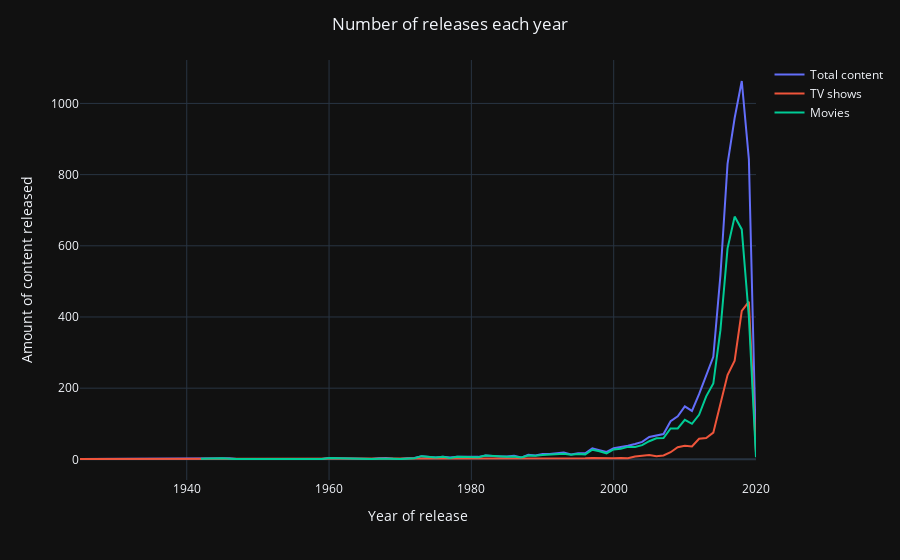

The notebook cell this image was saved under:
### Code cell
df_years=df.groupby('release_year')['Count'].sum().reset_index()

fig5=px.line(df_years,x='release_year',y='Count',labels={'release_year':'Year of release','Count':'Amount of content released'})
fig5.update_traces(name='Total content',showlegend=True)
fig5.add_scatter(name='TV shows',x=df_tv_years['release_year'], y=df_tv_years['Count'], mode='lines')
fig5.add_scatter(name='Movies',x=df_mov_years['release_year'], y=df_mov_years['Count'], mode='lines')
fig5.update_layout(title='Number of releases each year',title_x=0.5,template='plotly_dark')

### Figure 1 — Plotly figure (JSON) as saved in the notebook; plotly's stock layout.template omitted (floating-point values rounded to 4 significant figures)
{"data": [{"hovertemplate": "Year of release=%{x}<br>Amount of content released=%{y}<extra></extra>", "legendgroup": "", "line": {"color": "#636efa", "dash": "solid"}, "mode": "lines", "name": "Total content", "showlegend": true, "type": "scatter", "x": [1925, 1942, 1943, 1944, 1945, 1946, 1947, 1954, 1955, 1956, 1958, 1959, 1960, 1962, 1963, 1964, 1965, 1966, 1967, 1968, 1969, 1970, 1971, 1972, 1973, 1974, 1975, 1976, 1977, 1978, 1979, 1980, 1981, 1982, 1983, 1984, 1985, 1986, 1987, 1988, 1989, 1990, 1991, 1992, 1993, 1994, 1995, 1996, 1997, 1998, 1999, 2000, 2001, 2002, 2003, 2004, 2005, 2006, 2007, 2008, 2009, 2010, 2011, 2012, 2013, 2014, 2015, 2016, 2017, 2018, 2019, 2020], "xaxis": "x", "y": [1, 2, 3, 3, 3, 3, 1, 1, 1, 1, 2, 1, 4, 3, 1, 1, 2, 1, 3, 4, 2, 1, 3, 4, 9, 8, 5, 7, 5, 7, 7, 7, 7, 11, 9, 8, 8, 10, 5, 13, 11, 15, 15, 16, 19, 14, 17, 17, 31, 26, 21, 31, 34, 38, 43, 49, 63, 68, 71, 107, 121, 149, 136, 183, 237, 288, 517, 830, 959, 1063, 843, 25], "yaxis": "y"}, {"mode": "lines", "name": "TV shows", "type": "scatter", "x": [1925, 1946, 1963, 1967, 1968, 1972, 1974, 1977, 1979, 1981, 1985, 1986, 1988, 1989, 1990, 1991, 1992, 1993, 1994, 1995, 1996, 1997, 1998, 1999, 2000, 2001, 2002, 2003, 2004, 2005, 2006, 2007, 2008, 2009, 2010, 2011, 2012, 2013, 2014, 2015, 2016, 2017, 2018, 2019, 2020], "y": [1, 1, 1, 1, 1, 1, 1, 1, 1, 1, 1, 2, 2, 1, 3, 1, 2, 3, 1, 2, 3, 4, 3, 4, 3, 4, 3, 8, 9, 12, 9, 11, 20, 34, 38, 36, 58, 60, 75, 154, 237, 277, 417, 443, 19]}, {"mode": "lines", "name": "Movies", "type": "scatter", "x": [1942, 1943, 1944, 1945, 1946, 1947, 1954, 1955, 1956, 1958, 1959, 1960, 1962, 1964, 1965, 1966, 1967, 1968, 1969, 1970, 1971, 1972, 1973, 1974, 1975, 1976, 1977, 1978, 1979, 1980, 1981, 1982, 1983, 1984, 1985, 1986, 1987, 1988, 1989, 1990, 1991, 1992, 1993, 1994, 1995, 1996, 1997, 1998, 1999, 2000, 2001, 2002, 2003, 2004, 2005, 2006, 2007, 2008, 2009, 2010, 2011, 2012, 2013, 2014, 2015, 2016, 2017, 2018, 2019, 2020], "y": [2, 3, 3, 3, 2, 1, 1, 1, 1, 2, 1, 4, 3, 1, 2, 1, 2, 3, 2, 1, 3, 3, 9, 7, 5, 7, 4, 7, 6, 7, 6, 11, 9, 8, 7, 8, 5, 11, 10, 12, 14, 14, 16, 13, 15, 14, 27, 23, 17, 28, 30, 35, 35, 40, 51, 59, 60, 87, 87, 111, 100, 125, 177, 213, 363, 593, 682, 646, 400, 6]}], "layout": {"legend": {"tracegroupgap": 0}, "margin": {"t": 60}, "title": {"text": "Number of releases each year", "x": 0.5}, "xaxis": {"anchor": "y", "domain": [0, 1], "title": {"text": "Year of release"}}, "yaxis": {"anchor": "x", "domain": [0, 1], "title": {"text": "Amount of content released"}}}}
